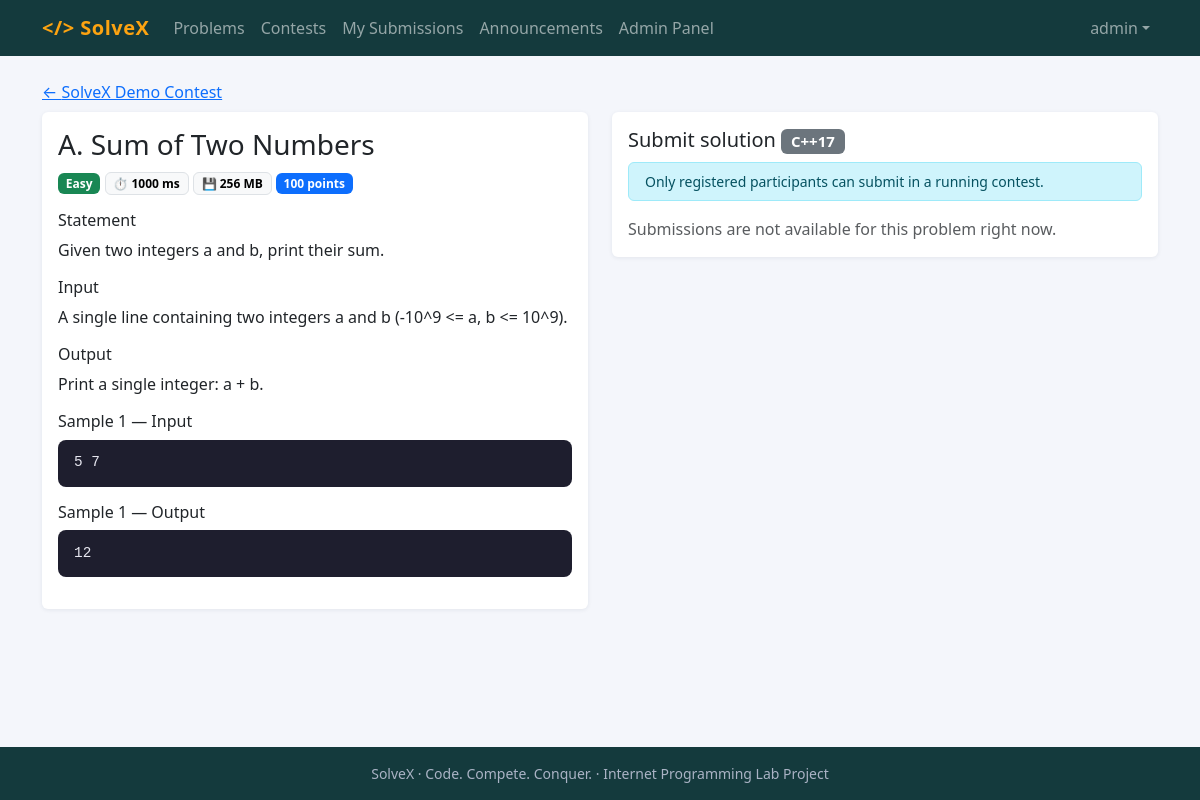
The app's page /problem.php?id=1&contest=1 (signed in) with its own data.
### tables this page shows
CREATE TABLE users (
  id            INT UNSIGNED AUTO_INCREMENT PRIMARY KEY,
  full_name     VARCHAR(100) NOT NULL,
  username      VARCHAR(30)  NOT NULL UNIQUE,
  email         VARCHAR(150) NOT NULL UNIQUE,
  university_id VARCHAR(30)  NOT NULL,
  department    VARCHAR(80)  NOT NULL,
  password_hash VARCHAR(255) NOT NULL,
  role          ENUM('student','admin') NOT NULL DEFAULT 'student',
  created_at    DATETIME NOT NULL DEFAULT CURRENT_TIMESTAMP,
  INDEX idx_university_id (university_id)
);

CREATE TABLE contests (
  id          INT UNSIGNED AUTO_INCREMENT PRIMARY KEY,
  title       VARCHAR(150) NOT NULL,
  description TEXT,
  start_time  DATETIME NOT NULL,
  end_time    DATETIME NOT NULL,
  created_by  INT UNSIGNED NULL,
  created_at  DATETIME NOT NULL DEFAULT CURRENT_TIMESTAMP,
  INDEX idx_contest_time (start_time, end_time),
  FOREIGN KEY (created_by) REFERENCES users(id) ON DELETE SET NULL
);

CREATE TABLE contest_problems (
  id         INT UNSIGNED AUTO_INCREMENT PRIMARY KEY,
  contest_id INT UNSIGNED NOT NULL,
  problem_id INT UNSIGNED NOT NULL,
  label      VARCHAR(5) NOT NULL,
  points     INT UNSIGNED NOT NULL DEFAULT 100,
  UNIQUE KEY uq_cp_problem (contest_id, problem_id),
  UNIQUE KEY uq_cp_label (contest_id, label),
  FOREIGN KEY (contest_id) REFERENCES contests(id) ON DELETE CASCADE,
  FOREIGN KEY (problem_id) REFERENCES problems(id) ON DELETE CASCADE
);

CREATE TABLE problems (
  id              INT UNSIGNED AUTO_INCREMENT PRIMARY KEY,
  title           VARCHAR(150) NOT NULL,
  statement       TEXT NOT NULL,
  input_format    TEXT,
  output_format   TEXT,
  sample_input    TEXT,
  sample_output   TEXT,
  difficulty      ENUM('Easy','Medium','Hard') NOT NULL DEFAULT 'Easy',
  time_limit_ms   INT UNSIGNED NOT NULL DEFAULT 1000,
  memory_limit_mb INT UNSIGNED NOT NULL DEFAULT 256,
  is_public       TINYINT(1) NOT NULL DEFAULT 1,
  created_by      INT UNSIGNED NULL,
  created_at      DATETIME NOT NULL DEFAULT CURRENT_TIMESTAMP,
  INDEX idx_problem_diff (difficulty),
  FULLTEXT KEY ft_problem (title),
  FOREIGN KEY (created_by) REFERENCES users(id) ON DELETE SET NULL
);

CREATE TABLE test_cases (
  id              INT UNSIGNED AUTO_INCREMENT PRIMARY KEY,
  problem_id      INT UNSIGNED NOT NULL,
  input_data      MEDIUMTEXT NOT NULL,
  expected_output MEDIUMTEXT NOT NULL,
  is_sample       TINYINT(1) NOT NULL DEFAULT 0,
  created_at      DATETIME NOT NULL DEFAULT CURRENT_TIMESTAMP,
  INDEX idx_tc_problem (problem_id),
  FOREIGN KEY (problem_id) REFERENCES problems(id) ON DELETE CASCADE
);

### includes/db.php (called while the page is built, shortened)
<?php
function db(): PDO {
    static $pdo = null;
    if ($pdo === null) {
        $pdo = new PDO('mysql:host=' . DB_HOST . ';dbname=' . DB_NAME . ';charset=utf8mb4', DB_USER, DB_PASS, [
            PDO::ATTR_ERRMODE            => PDO::ERRMODE_EXCEPTION,
            PDO::ATTR_DEFAULT_FETCH_MODE => PDO::FETCH_ASSOC,
            PDO::ATTR_EMULATE_PREPARES   => false,
        ]);
        $pdo->exec("SET time_zone = '" . DB_TZ . "'");
    }
    return $pdo;
}
function q(string $sql, array $params = []): PDOStatement {
    $st = db()->prepare($sql);
    $st->execute($params);
    return $st;
}

### problem.php (the view, shortened to what this page needs)
<?php
require __DIR__ . '/includes/functions.php';
$pid = (int)($_GET['id'] ?? 0); $cid = (int)($_GET['contest'] ?? 0);
$p = q('SELECT * FROM problems WHERE id = ?', [$pid])->fetch();
$u = current_user(); $contest = null; $can_submit = false; $note = '';
if ($cid) {
    $contest = get_contest($cid);
    $cp = q('SELECT label, points FROM contest_problems WHERE contest_id = ? AND problem_id = ?', [$cid, $pid])->fetch();
    $st = contest_status($contest);
    if ($st === 'Running') {
        $registered = $u && q('SELECT 1 FROM registrations WHERE contest_id = ? AND user_id = ?', [$cid, $u['id']])->fetch();
        $can_submit = (bool)$registered; if (!$registered) $note = 'Only registered participants can submit in a running contest.';
    } else { $cid = 0; $note = 'This contest is not running; submissions here count as practice.'; $can_submit = problem_open_for_practice($pid); }
} else {
    if (!problem_open_for_practice($pid) && !($u && $u['role'] === 'admin')) { http_response_code(403); exit('This problem is only available inside its contest.'); }
    $can_submit = true;
}
$samples = q('SELECT input_data, expected_output FROM test_cases WHERE problem_id = ? AND is_sample = 1 ORDER BY id', [$pid])->fetchAll();
require __DIR__ . '/includes/header.php';
?>
<?php if ($contest): ?><div class="mb-2"><a href="<?= url('contest.php?id=' . $contest['id']) ?>">&larr; <?= e($contest['title']) ?></a></div><?php endif; ?>
<div class="row g-4">
  <div class="col-lg-6">
    <div class="card"><div class="card-body">
      <h3><?= $contest && isset($cp) ? e($cp['label']) . '. ' : '' ?><?= e($p['title']) ?></h3>
      <div class="mb-3"><?= diff_badge($p['difficulty']) ?>
        <span class="badge text-bg-light border">⏱ <?= (int)$p['time_limit_ms'] ?> ms</span>
        <span class="badge text-bg-light border">💾 <?= (int)$p['memory_limit_mb'] ?> MB</span>
        <?php if ($contest && isset($cp)): ?><span class="badge text-bg-primary"><?= (int)$cp['points'] ?> points</span><?php endif; ?></div>
      <h6>Statement</h6><p class="statement"><?= e($p['statement']) ?></p>
      <?php if ($p['input_format']): ?><h6>Input</h6><p class="statement"><?= e($p['input_format']) ?></p><?php endif; ?>
      <?php if ($p['output_format']): ?><h6>Output</h6><p class="statement"><?= e($p['output_format']) ?></p><?php endif; ?>
      <?php if ($samples): foreach ($samples as $i => $s): ?>
        <h6>Sample <?= $i + 1 ?> — Input</h6><pre class="sx-pre"><?= e($s['input_data']) ?></pre>
        <h6>Sample <?= $i + 1 ?> — Output</h6><pre class="sx-pre"><?= e($s['expected_output']) ?></pre>
      <?php endforeach; elseif ($p['sample_input'] !== null): ?>
        <h6>Sample Input</h6><pre class="sx-pre"><?= e($p['sample_input']) ?></pre><h6>Sample Output</h6><pre class="sx-pre"><?= e($p['sample_output']) ?></pre>
      <?php endif; ?>
    </div></div>
  </div>
  <div class="col-lg-6">
    <div class="card mb-3"><div class="card-body">
      <h5>Submit solution <span class="badge text-bg-secondary">C++17</span></h5>
      <?php if ($note): ?><div class="alert alert-info py-2 small"><?= e($note) ?></div><?php endif; ?>
      <?php if (!$u): ?>
        <p class="mb-0">Please <a href="<?= url('login.php') ?>">log in</a> to submit code.</p>
      <?php elseif (!$can_submit): ?>
        <p class="text-muted mb-0">Submissions are not available for this problem right now.</p>
      <?php endif; ?>
    </div></div>
  </div>
</div>
<?php require __DIR__ . '/includes/footer.php'; ?>

### includes/header.php (shortened to what this page needs)
<?php
require_once __DIR__ . '/functions.php';
$u = current_user();
$nav = basename($_SERVER['SCRIPT_NAME'], '.php');
$in_admin = str_contains($_SERVER['SCRIPT_NAME'], '/admin/');
function nav_link(string $href, string $label, bool $active): string {
    return '<li class="nav-item"><a class="nav-link' . ($active ? ' active' : '') . '" href="' . e(url($href)) . '">' . e($label) . '</a></li>';
}
?><!doctype html>
<html lang="en">
<head>
<link href="<?= url('assets/vendor/bootstrap.min.css') ?>" rel="stylesheet">
<link href="<?= url('assets/css/style.css') ?>" rel="stylesheet">
</head>
<body>
<nav class="navbar navbar-expand-lg navbar-dark sx-nav">
  <div class="container">
    <a class="navbar-brand fw-bold" href="<?= url('index.php') ?>">&lt;/&gt; <?= APP_NAME ?></a>
    <div class="collapse navbar-collapse" id="nav">
      <ul class="navbar-nav me-auto">
        <?= nav_link('problems.php', 'Problems', $nav === 'problems' && !$in_admin) ?>
        <?= nav_link('contests.php', 'Contests', in_array($nav, ['contests', 'contest']) && !$in_admin) ?>
        <?php if ($u): ?>
          <?= nav_link('submissions.php', 'My Submissions', $nav === 'submissions' && !$in_admin) ?>
        <?php endif; ?>
        <?= nav_link('announcements.php', 'Announcements', $nav === 'announcements' && !$in_admin) ?>
        <?php if ($u && $u['role'] === 'admin'): ?>
          <?= nav_link('admin/index.php', 'Admin Panel', $in_admin) ?>
        <?php endif; ?>
      </ul>
      <ul class="navbar-nav">
        <?php if ($u): ?>
          <li class="nav-item dropdown">
            <a class="nav-link dropdown-toggle" href="#" data-bs-toggle="dropdown"><?= e($u['username']) ?></a>
          </li>
        <?php else: ?>
          <?= nav_link('login.php', 'Login', $nav === 'login') ?>
          <li class="nav-item"><a class="btn btn-sm btn-light ms-lg-2" href="<?= url('register.php') ?>">Register</a></li>
        <?php endif; ?>
      </ul>
    </div>
  </div>
</nav>
<main class="container py-4">

### includes/functions.php (shortened to what this page needs)
<?php
require_once __DIR__ . '/db.php';
function e($v): string { return htmlspecialchars((string)$v, ENT_QUOTES | ENT_SUBSTITUTE, 'UTF-8'); }
function url(string $path = ''): string { return BASE_URL . '/' . ltrim($path, '/'); }
function current_user(): ?array {
    static $u = false;
    if ($u === false) {
        $u = null;
        if (!empty($_SESSION['uid'])) {
            $u = q('SELECT id, full_name, username, email, university_id, department, role, created_at FROM users WHERE id = ?', [$_SESSION['uid']])->fetch() ?: null;
        }
    }
    return $u;
}
function diff_badge(string $d): string {
    $c = ['Easy' => 'success', 'Medium' => 'warning', 'Hard' => 'danger'][$d] ?? 'secondary';
    return '<span class="badge text-bg-' . $c . '">' . e($d) . '</span>';
}
function get_contest(int $id): ?array {
    return q('SELECT ' . CONTEST_COLS . ' FROM contests c WHERE c.id = ?', [$id])->fetch() ?: null;
}

### assets/css/style.css (style rules this page uses)
:root { --sx-dark: #143a3d; --sx-accent: #fca311; }
body { background: #f4f6fb; min-height: 100vh; display: flex; flex-direction: column; }
main { flex: 1; }
.sx-nav { background: var(--sx-dark); }
.sx-nav .navbar-brand { color: var(--sx-accent); letter-spacing: .5px; }
.card { border: 0; box-shadow: 0 1px 4px rgba(20,33,61,.08); }
pre.sx-pre, pre.code-view { background: #1e1e2e; color: #e6e6ef; padding: .8rem 1rem; border-radius: .5rem; white-space: pre-wrap; word-break: break-word; font-size: .9rem; }
.statement { white-space: pre-wrap; }

### records on screen
users: username "admin"
contests: title "SolveX Demo Contest"
contest_problems: label "A", points "100"
problems: title "Sum of Two Numbers", difficulty "Easy", time_limit_ms "1000", memory_limit_mb "256", statement "Given two integers a and b, print their sum.", input_format "A single line containing two integers a and b (-10^9 <= a, b <= 10^9).", output_format "Print a single integer: a + b."
test_cases: input_data "5 7", expected_output "12"

### other values on screen
APP_NAME "SolveX"
$label "Problems Contests My Submissions Announcements Admin Panel"
$note "Only registered participants can submit in a running contest."
